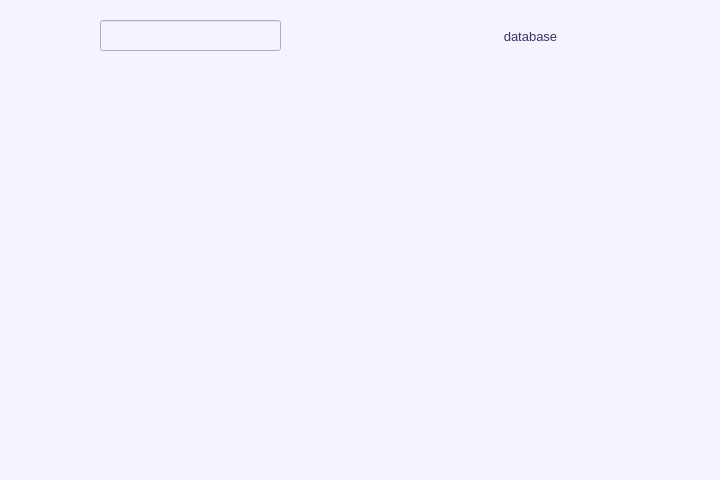
<?xml version="1.0" encoding="UTF-8"?>
<ui version="4.0">
 <class>MainWindow</class>
 <widget class="QMainWindow" name="MainWindow">
  <property name="geometry">
   <rect>
    <x>0</x>
    <y>0</y>
    <width>720</width>
    <height>480</height>
   </rect>
  </property>
  <property name="windowTitle">
   <string>MainWindow</string>
  </property>
  <property name="styleSheet">
   <string notr="true">color: rgb(57, 53, 98);
background-color: rgb(246, 242, 255);</string>
  </property>
  <widget class="QWidget" name="centralwidget">
   <widget class="QLabel" name="labelData">
    <property name="geometry">
     <rect>
      <x>360</x>
      <y>20</y>
      <width>341</width>
      <height>32</height>
     </rect>
    </property>
    <property name="font">
     <font>
      <pointsize>10</pointsize>
     </font>
    </property>
    <property name="text">
     <string>database</string>
    </property>
    <property name="alignment">
     <set>Qt::AlignCenter</set>
    </property>
   </widget>
   <widget class="QWidget" name="verticalLayoutWidget">
    <property name="geometry">
     <rect>
      <x>20</x>
      <y>70</y>
      <width>671</width>
      <height>381</height>
     </rect>
    </property>
    <layout class="QVBoxLayout" name="verticalLayout"/>
   </widget>
   <widget class="QLineEdit" name="lineEdit">
    <property name="geometry">
     <rect>
      <x>100</x>
      <y>20</y>
      <width>181</width>
      <height>31</height>
     </rect>
    </property>
    <property name="font">
     <font>
      <family>Cambria Math</family>
      <pointsize>12</pointsize>
     </font>
    </property>
    <property name="text">
     <string/>
    </property>
   </widget>
  </widget>
 </widget>
 <resources/>
 <connections/>
</ui>
